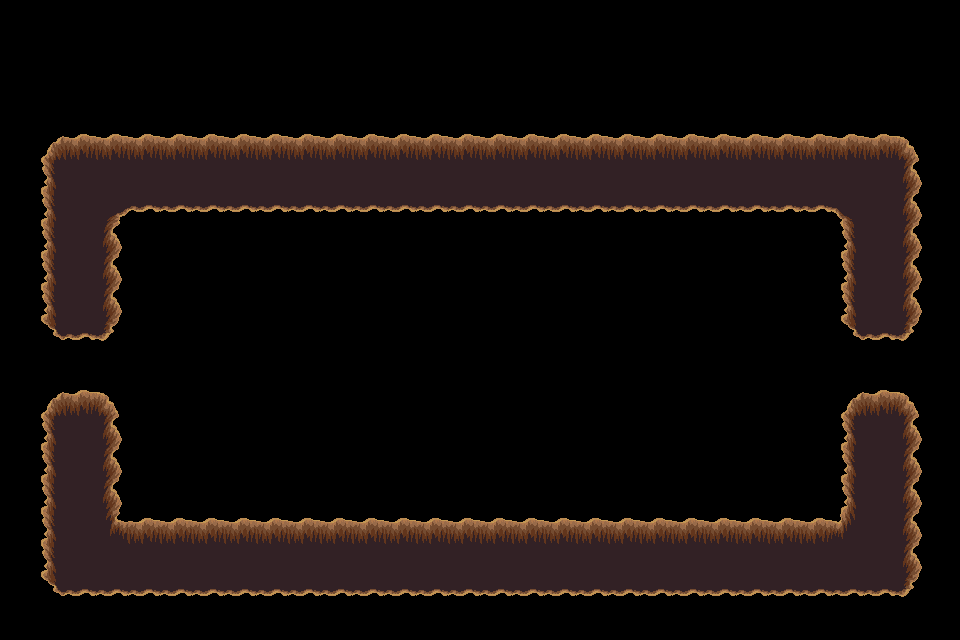

This is a level from a 2D game, rendered from its Tiled map with the project's own tilesets. A one-line summary and the complete map file follow:
An orthogonal 30x20 tile map with 32x32 px tiles, 1 tile layer (trou).

<map version="1.4" tiledversion="1.4.3" orientation="orthogonal" renderorder="right-down" width="30" height="20" tilewidth="32" tileheight="32" infinite="0" nextlayerid="9" nextobjectid="1">
 <tileset firstgid="1" source="../../../dungeon_green.tsx" />
 <layer id="8" name="trou" width="30" height="20">
  <data encoding="csv">
0,0,0,0,0,0,0,0,0,0,0,0,0,0,0,0,0,0,0,0,0,0,0,0,0,0,0,0,0,0,
0,0,0,0,0,0,0,0,0,0,0,0,0,0,0,0,0,0,0,0,0,0,0,0,0,0,0,0,0,0,
0,0,0,0,0,0,0,0,0,0,0,0,0,0,0,0,0,0,0,0,0,0,0,0,0,0,0,0,0,0,
0,0,0,0,0,0,0,0,0,0,0,0,0,0,0,0,0,0,0,0,0,0,0,0,0,0,0,0,0,0,
0,432,433,433,433,433,433,433,433,433,433,433,433,433,433,433,433,433,433,433,433,433,433,433,433,433,433,433,434,0,
0,455,456,456,456,456,456,456,456,456,456,456,456,456,456,456,456,456,456,456,456,456,456,456,456,456,456,456,457,0,
0,455,456,387,479,479,479,479,479,479,479,479,479,479,479,479,479,479,479,479,479,479,479,479,479,479,388,456,457,0,
0,455,456,457,0,0,0,0,0,0,0,0,0,0,0,0,0,0,0,0,0,0,0,0,0,0,455,456,457,0,
0,455,456,457,0,0,0,0,0,0,0,0,0,0,0,0,0,0,0,0,0,0,0,0,0,0,455,456,457,0,
0,455,456,457,0,0,0,0,0,0,0,0,0,0,0,0,0,0,0,0,0,0,0,0,0,0,455,456,457,0,
0,478,479,480,0,0,0,0,0,0,0,0,0,0,0,0,0,0,0,0,0,0,0,0,0,0,478,479,480,0,
0,0,0,0,0,0,0,0,0,0,0,0,0,0,0,0,0,0,0,0,0,0,0,0,0,0,0,0,0,0,
0,432,433,434,0,0,0,0,0,0,0,0,0,0,0,0,0,0,0,0,0,0,0,0,0,0,432,433,434,0,
0,455,456,457,0,0,0,0,0,0,0,0,0,0,0,0,0,0,0,0,0,0,0,0,0,0,455,456,457,0,
0,455,456,457,0,0,0,0,0,0,0,0,0,0,0,0,0,0,0,0,0,0,0,0,0,0,455,456,457,0,
0,455,456,457,0,0,0,0,0,0,0,0,0,0,0,0,0,0,0,0,0,0,0,0,0,0,455,456,457,0,
0,455,456,410,433,433,433,433,433,433,433,433,433,433,433,433,433,433,433,433,433,433,433,433,433,433,411,456,457,0,
0,455,456,456,456,456,456,456,456,456,456,456,456,456,456,456,456,456,456,456,456,456,456,456,456,456,456,456,457,0,
0,478,479,479,479,479,479,479,479,479,479,479,479,479,479,479,479,479,479,479,479,479,479,479,479,479,479,479,480,0,
0,0,0,0,0,0,0,0,0,0,0,0,0,0,0,0,0,0,0,0,0,0,0,0,0,0,0,0,0,0
</data>
 </layer>
</map>
